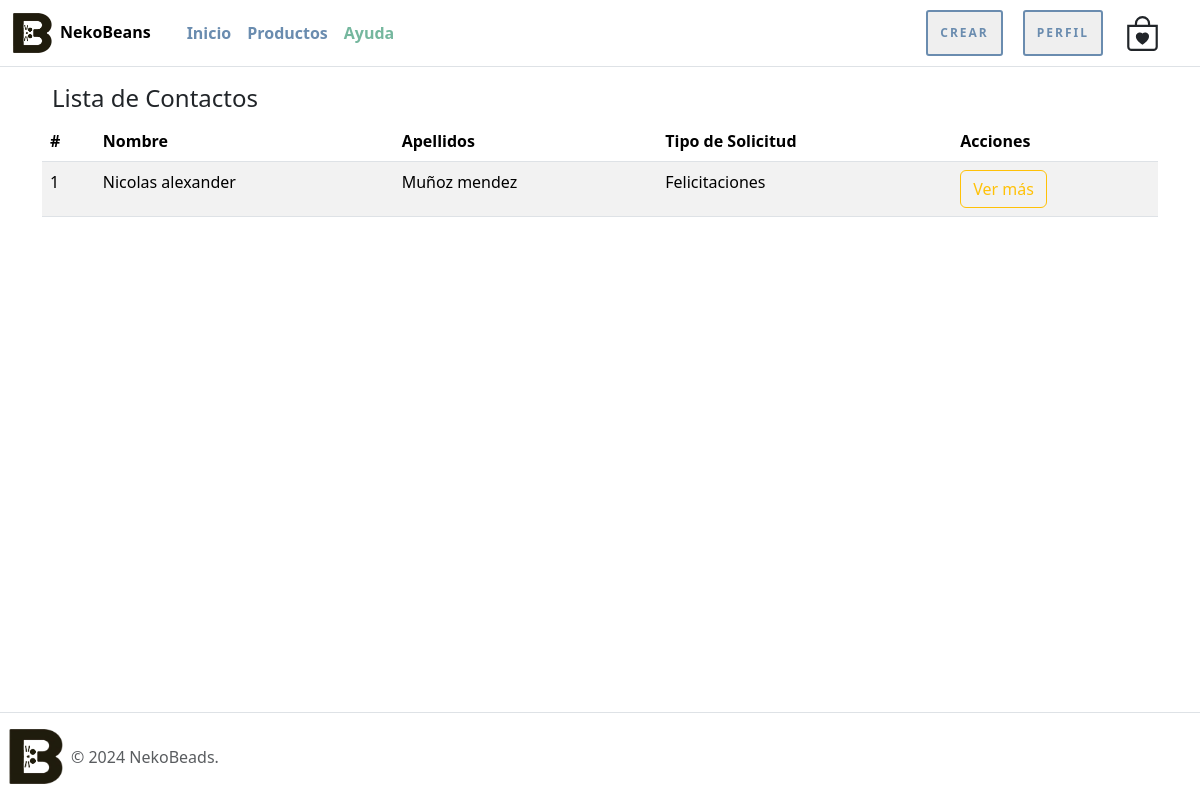
The app's page /lista-comentarios/ (signed in), older data.
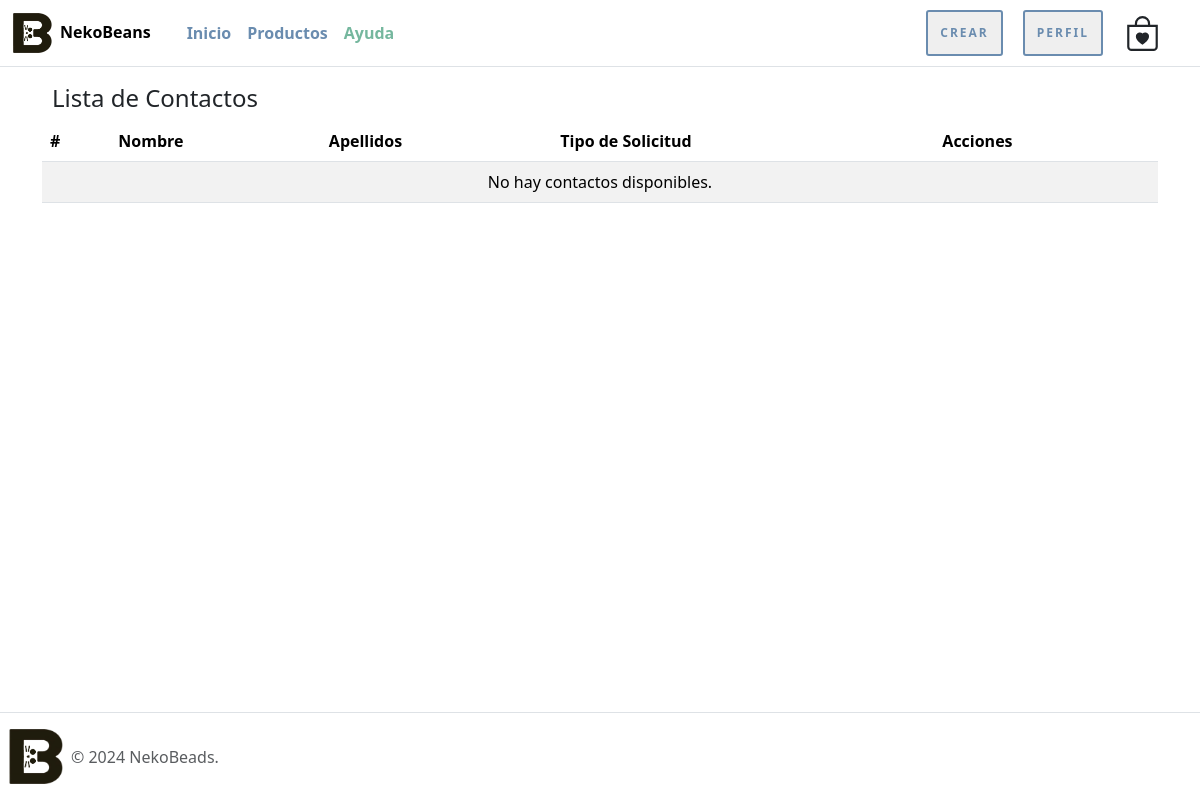
The same page, newer data.
### nekoBeansWeb/models.py (models this page shows, shortened)
class Contacto(models.Model):
    nombre = models.CharField(max_length=20)
    apellidos = models.CharField(max_length=20)
    email = models.EmailField()
    telefono = models.CharField(max_length=9)
    tipo_solicitud = models.IntegerField(choices=tipo_consulta)
    mensaje = models.TextField()

### nekoBeansWeb/views.py (the view)
# urls.py: path('lista-comentarios/', lista_comentarios, name="lista_comentarios"),
@permission_required('nekoBeansWeb.view_comentarios')
def lista_comentarios(request):
    contactos = Contacto.objects.all()
    data = {
        'contactos': contactos
    }
    return render(request, 'nekoBeansWeb/comentarios/lista_contacto.html', data)

### nekoBeansWeb/templates/nekoBeansWeb/comentarios/lista_contacto.html (shortened to what this page needs)
{% extends 'nekoBeansWeb/narvar_footer.html' %}
{% load static %}
{% block contenido %}
<div class="container mt-4">
    <div class="row">
        <div class="col-md-12">
            <h4 class="espacio-titulos">Lista de Contactos</h4>
            <div class="table-responsive">
                <table class="table table-hover table-striped">
                    <thead class="thead-dark">
                        <tr>
                            <th scope="col">#</th>
                            <th scope="col">Nombre</th>
                            <th scope="col">Apellidos</th>
                            <th scope="col">Tipo de Solicitud</th>
                            <th scope="col">Acciones</th>
                        </tr>
                    </thead>
                    <tbody>
                        {% for contacto in contactos %}
                        <tr>
                            <td>{{ forloop.counter }}</td>
                            <td>{{ contacto.nombre | capfirst }}</td>
                            <td>{{ contacto.apellidos | capfirst }}</td>
                            <td>{{ contacto.get_tipo_solicitud_display }}</td>
                            <td>
                                <button type="button" class="btn btn-md btn-outline-warning abrir-modal"
                                    data-bs-toggle="modal" data-bs-target="#modal-tarjeta-{{ contacto.id }}">
                                    Ver más
                                </button>
                            </td>
                        </tr>
                        {% empty %}
                        <tr>
                            <td colspan="8" class="text-center">No hay contactos disponibles.</td>
                        </tr>
                        {% endfor %}
                    </tbody>
                </table>
            </div>
        </div>
    </div>
</div>
{% endblock %}

Row changes from the older to the newer data that the page shows:
removed Contacto: nombre "Nicolas alexander", apellidos "Muñoz mendez", tipo_solicitud "Felicitaciones"
Text that changed along with them:
text now shown: "No hay contactos disponibles."
